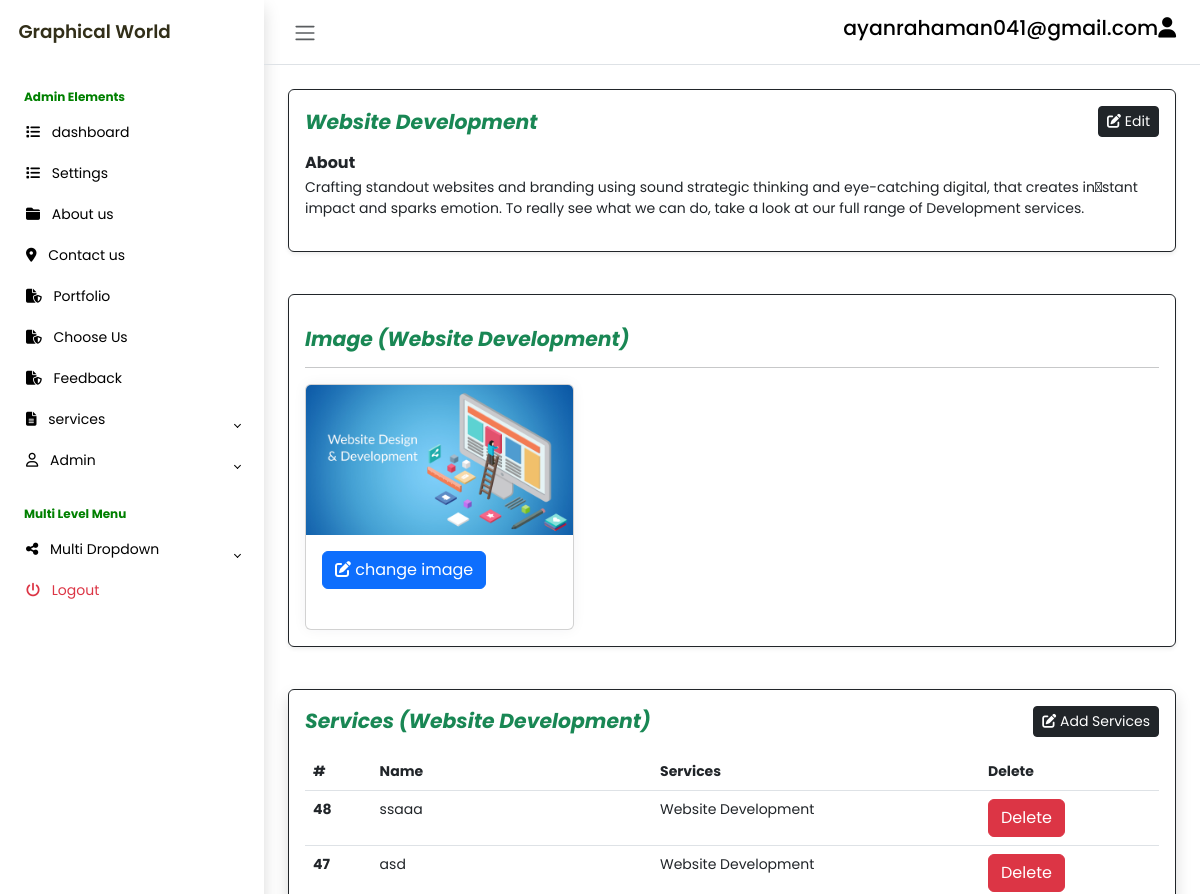
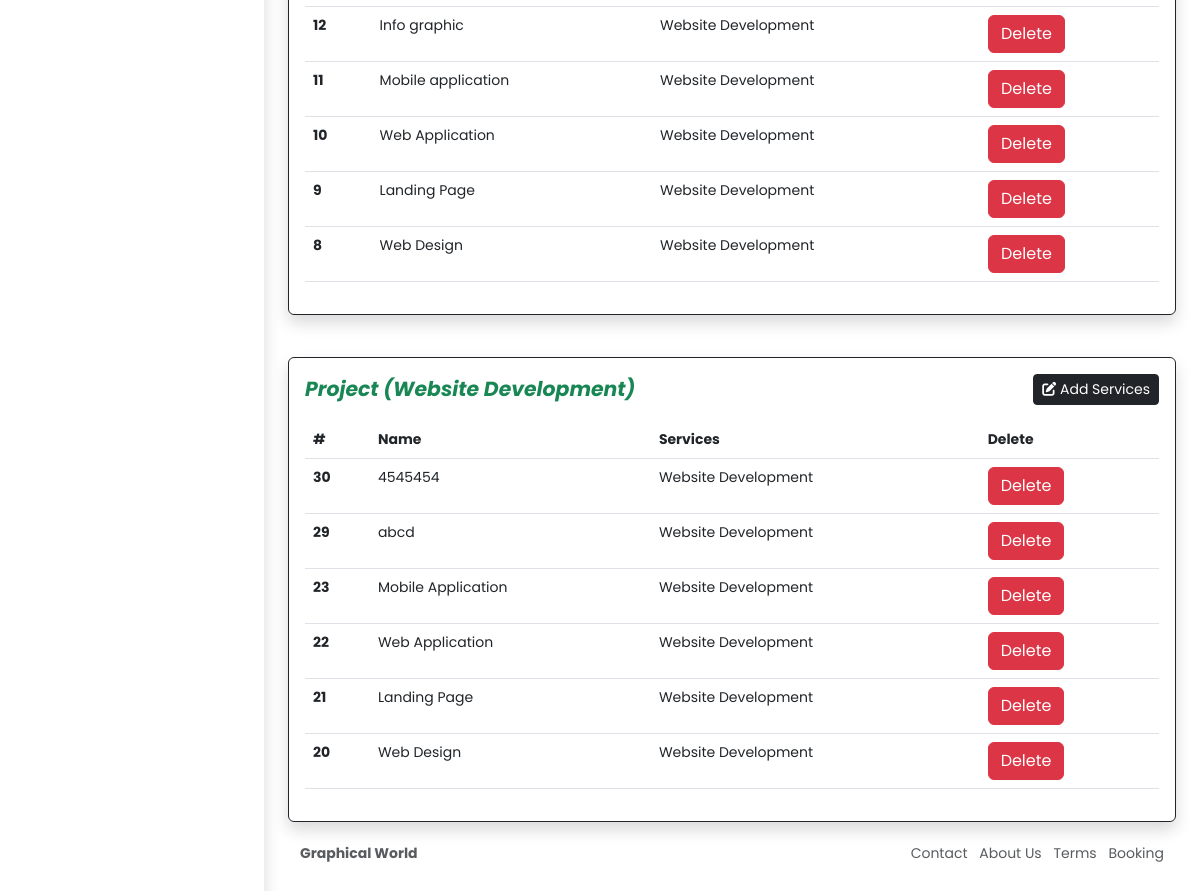
Page /dashboard/website_development.php (signed in) on the committed database (2 pictures, top to bottom).
### tables this page shows
CREATE TABLE `s_content` (
  `id` int(11) NOT NULL,
  `image` varchar(255) DEFAULT NULL,
  `about` text DEFAULT NULL,
  `type` varchar(255) DEFAULT NULL
);

CREATE TABLE `s_services` (
  `id` int(11) NOT NULL,
  `s_s_name` varchar(255) DEFAULT NULL,
  `type` varchar(255) DEFAULT NULL
);

CREATE TABLE `s_s_c_project` (
  `id` int(11) NOT NULL,
  `ssc_name` varchar(255) DEFAULT NULL,
  `type` varchar(255) DEFAULT NULL
);

### dashboard/website_development.php (the view, shortened to what this page needs)
<!DOCTYPE html>
<html lang="en">
<head>
    <link rel="stylesheet" href="https://cdn.jsdelivr.net/npm/bootstrap@5.3.0-alpha2/dist/css/bootstrap.min.css">
    <link rel="stylesheet" href="css/style.css">
</head>
<body class="">
    <div class="wrapper">
                <?php
                    require_once("extra_content/sidebar.php");
                ?>
        <div class="main">
                <?php
                    require_once("extra_content/navbar.php");
                ?>
<div class="col-md-12 col-lg-12 p-4">
                        <div class="p-3 border border-dark bg-white shadow-sm d-flex justify-content-around align-items-center rounded">
                            <?php
                                       require_once("partials/DBconnect.php");
                                       $sql = "SELECT * FROM s_content WHERE id = 2";
                                       $stmt = $connectingDB->query($sql);
                                       while ($Data = $stmt->fetch()) {
                                           $about = $Data["about"];
                                       }
                                       ?>
                            <div class="card-body">
                                <div class="d-flex align-items-center justify-content-between mb-3">
                                    <h4 class="card-title m-0 fw-bold fst-italic text-success">Website Development</h4>
                                    <button type="button" class="btn btn-dark shadow-none btn-sm" data-bs-toggle="modal"
                                        data-bs-target="#general-q">
                                        <i class="fas fa-edit"></i> Edit
                                    </button>
                                </div>
                                <h6 class="card-subtitle mb-1 fw-bold">About</h6>
                                <p class="card-text" id="site_title"><?php echo $about; ?></p>
                        </div>
                    </div><br><br>
<div class="col-md-12 col-lg-12">
                        <div class="p-3 border border-dark bg-white shadow-sm justify-content-around align-items-center rounded">
                    <h4 class="card-title mb-3 mt-3 fw-bold fst-italic text-success">Image (Website Development)</h4><hr>
                        <div class="row row-cols-1 row-cols-md-3 g-4">
                                <?php
                                require_once("partials/DBconnect.php");
                                $sql3 = "SELECT * FROM s_content WHERE id = 2";
                                $stmt3 = $connectingDB->query($sql3);
                                while($Data3 = $stmt3->fetch()) {
                                  $id = $Data3["id"];
                                  $image = $Data3["image"];
                                ?>
                                <div class="col-lg-4">
                                  <div class="card h-100">
                                    <img src="images/<?php echo $image; ?>" class="card-img-top" alt="...">
                                    <div class="card-body">
                                    <a href=" w_d_image.php?id=<?php echo $id; ?>">
                                    <button type="button" class="btn btn-primary" data-bs-toggle="modal" data-bs-target="#staticBackdrop">
                                    <i class="fas fa-edit"></i> change image
                                        </button>
                                    </a>
                                    </div>
                                  </div>
                                </div>
                                <?php
                             }
                              ?>
                              </div>
                    </div>
                    </div><br><br>
 <div class="col-md-12 col-lg-12">
                <div
                    class="p-3 border border-dark bg-white shadow d-flex justify-content-around align-items-center rounded">
                    <div class="card-body">
                        <div class="d-flex align-items-center justify-content-between mb-3">
                            <h4 class="card-title m-0 fw-bold fst-italic text-success">Services (Website Development)</h4>
                            <button type="button" class="btn btn-dark shadow-none btn-sm" data-bs-toggle="modal"
                                data-bs-target="#general-s">
                                <i class="fas fa-edit"></i> Add Services
                            </button>
                        </div>
                        <div class="card-body">
                            <table class="table">
                                <thead>
                                    <tr>
                                        <th scope="col">#</th>
                                        <th scope="col">Name</th>
                                        <th scope="col">Services</th>
                                        <th scope="col">Delete</th>
                                    </tr>
                                </thead>
                                <tbody>
                                    <?php
                                    $sql5 = "SELECT * FROM s_services WHERE type = 'Website Development' ORDER BY id DESC";
                                    $stmt5 = $connectingDB->query($sql5);
                                    while ($Data5 = $stmt5->fetch()) {
                                        $id = $Data5["id"];
                                        $s_s_name = $Data5["s_s_name"];
                                        $type = $Data5["type"];
                                        ?>
                                        <tr>
                                            <th scope="row"><?php echo $id; ?></th>
                                            <td class=""><?php echo $s_s_name; ?></td>
                                            <td><?php echo $type; ?></td>
                                            <td><a
                                                    href="webdev_services_delete.php?id=<?php echo $id; ?>"><button
                                                        class="btn btn-danger shadow-none">Delete</button></a></td>
                                        </tr>
                                        <?php
                                    }
                                    ?>
                                </tbody>
                            </table>
                        </div>
                    </div>
                </div>
            </div><br><br>
<div class="col-md-12 col-lg-12">
                <div
                    class="p-3 border border-dark bg-white shadow d-flex justify-content-around align-items-center rounded">
                    <div class="card-body">
                        <div class="d-flex align-items-center justify-content-between mb-3">
                            <h4 class="card-title m-0 fw-bold fst-italic text-success">Project (Website Development)</h4>
                            <button type="button" class="btn btn-dark shadow-none btn-sm" data-bs-toggle="modal"
                                data-bs-target="#general-p">
                                <i class="fas fa-edit"></i> Add Services
                            </button>
                        </div>
                        <div class="card-body">
                            <table class="table">
                                <thead>
                                    <tr>
                                        <th scope="col">#</th>
                                        <th scope="col">Name</th>
                                        <th scope="col">Services</th>
                                        <th scope="col">Delete</th>
                                    </tr>
                                </thead>
                                <tbody>
                                    <?php
                                    $sql7 = "SELECT * FROM s_s_c_project WHERE type = 'Website Development' ORDER BY id DESC";
                                    $stmt7 = $connectingDB->query($sql7);
                                    while ($Data7 = $stmt7->fetch()) {
                                        $id = $Data7["id"];
                                        $ssc_name = $Data7["ssc_name"];
                                        $type2 = $Data7["type"];
                                        ?>
                                        <tr>
                                            <th scope="row"><?php echo $id; ?></th>
                                            <td class=""><?php echo $ssc_name; ?></td>
                                            <td><?php echo $type2; ?></td>
                                            <td><a
                                                    href="webdev_project_delete.php?id=<?php echo $id; ?>"><button
                                                        class="btn btn-danger shadow-none">Delete</button></a></td>
                                        </tr>
                                        <?php
                                    }
                                    ?>
                                </tbody>
                            </table>
                        </div>
                    </div>
                </div>
            </div><br>
             <?php
                    require_once("extra_content/footer.php");
                ?>
        </div>
    </div>
</body>
</html>

### dashboard/css/style.css (style rules this page uses)
body { font-family: 'Poppins', sans-serif; font-size: 0.875rem; opacity: 1; overflow-y: scroll; margin: 0; }
a { cursor: pointer; text-decoration: none; font-family: 'Poppins', sans-serif; }
h4 { font-family: 'Poppins', sans-serif; font-size: 1.275rem; color: var(--bs-emphasis-color); }
.wrapper { align-items: stretch; display: flex; width: 100%; }
.main { display: flex; flex-direction: column; min-height: 100vh; min-width: 0; overflow: hidden; transition: all 0.35s ease-in-out; width: 100%; }
.card { box-shadow: 0 0 .875rem 0 rgba(34, 46, 60, .05); margin-bottom: 24px; }

### rows in the picture
s_content: about "Crafting standout websites and branding using sound strategic thinking and eye-catching digital, that creates in\u0002stant impact and sparks emotion. To really see what we can do, take a look at our full range of Development services.", image (picture)
s_services: id "48", s_s_name "ssaaa", type "Website Development"
s_services: id "47", s_s_name "asd", type "Website Development"
s_services: id "12", s_s_name "Info graphic", type "Website Development"
s_services: id "11", s_s_name "Mobile application", type "Website Development"
s_services: id "10", s_s_name "Web Application", type "Website Development"
s_services: id "9", s_s_name "Landing Page", type "Website Development"
s_services: id "8", s_s_name "Web Design", type "Website Development"
s_s_c_project: id "30", ssc_name "4545454", type "Website Development"
s_s_c_project: id "29", ssc_name "abcd", type "Website Development"
s_s_c_project: id "23", ssc_name "Mobile Application", type "Website Development"
s_s_c_project: id "22", ssc_name "Web Application", type "Website Development"
s_s_c_project: id "21", ssc_name "Landing Page", type "Website Development"
s_s_c_project: id "20", ssc_name "Web Design", type "Website Development"

### other values in the picture
$_SESSION["email"] "ayanrahaman041@gmail.com"
